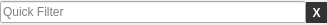
<?xml version="1.0" encoding="UTF-8"?>
<ui version="4.0">
 <class>QuickFilterView</class>
 <widget class="QWidget" name="QuickFilterView">
  <property name="geometry">
   <rect>
    <x>0</x>
    <y>0</y>
    <width>327</width>
    <height>25</height>
   </rect>
  </property>
  <property name="windowTitle">
   <string>Form</string>
  </property>
  <layout class="QHBoxLayout" name="horizontalLayout">
   <property name="spacing">
    <number>0</number>
   </property>
   <property name="leftMargin">
    <number>0</number>
   </property>
   <property name="topMargin">
    <number>0</number>
   </property>
   <property name="rightMargin">
    <number>0</number>
   </property>
   <property name="bottomMargin">
    <number>0</number>
   </property>
   <item>
    <widget class="QLineEdit" name="filterLineEdit">
     <property name="sizePolicy">
      <sizepolicy hsizetype="Ignored" vsizetype="Fixed">
       <horstretch>0</horstretch>
       <verstretch>0</verstretch>
      </sizepolicy>
     </property>
     <property name="placeholderText">
      <string>Quick Filter</string>
     </property>
     <property name="clearButtonEnabled">
      <bool>true</bool>
     </property>
    </widget>
   </item>
   <item>
    <widget class="QToolButton" name="closeFilterButton">
     <property name="font">
      <font>
       <weight>75</weight>
       <italic>false</italic>
       <bold>true</bold>
      </font>
     </property>
     <property name="styleSheet">
      <string notr="true">QToolButton { /* all types of tool button */
     border: 2px solid #333;
     border-left: 2px solid #333;
	 border-right: 2px solid #333;
     background-color: #333;
     color: rgb(255, 255, 255)
}

QToolButton:hover {
     border: 2px solid rgb(128, 128, 128);
     border-left: 2px solid rgb(128, 128, 128);
     border-right: 2px solid rgb(128, 128, 128);
     background-color: rgb(128, 128, 128);
     color: rgb(255, 255, 255)
 }

QToolButton:pressed {
     border: 2px solid #2180a9;
     border-left: 2px solid #2180a9;
	 border-right: 2px solid #2180a9;
     background-color: #2180a9;
}</string>
     </property>
     <property name="text">
      <string>X</string>
     </property>
    </widget>
   </item>
  </layout>
 </widget>
 <resources/>
 <connections/>
</ui>
